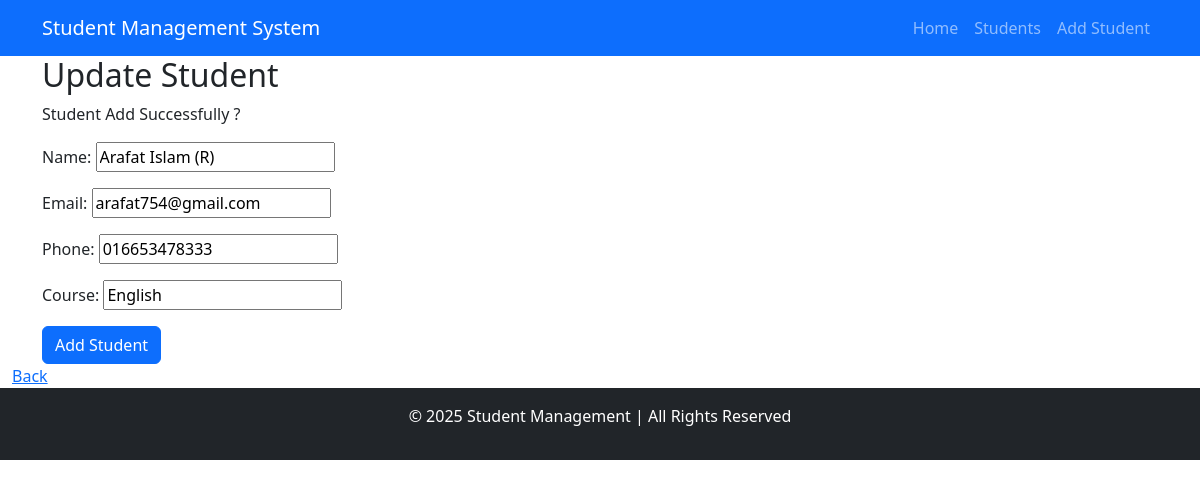
The app's page /update/2/ with its own data.
### student/models.py (models this page shows, shortened)
class Student(models.Model):
    name = models.CharField(max_length=100)
    email = models.EmailField(unique=True)
    phone = models.CharField(max_length=15)
    course = models.CharField(max_length=100)

### student/views.py (the view)
# urls.py: path('update/<int:pk>/', student_update, name='student_update'),
def student_update(request, pk):
    student = Student.objects.get(id=pk)
    if request.method == 'POST':
        form = StudentForm(request.POST, instance=student)
        if form.is_valid():
            form.save()
            messages.success(request, "Student updated successfully!")
            return redirect('student_list')
    else:
        form = StudentForm(instance=student)
    return render(request, 'student_form.html', {'form': form})

### student/forms.py
class StudentForm(forms.ModelForm):
    class Meta:
        model = Student
        fields = ['name', 'email', 'phone', 'course']

### student/templates/student_form.html (shortened to what this page needs)
{% extends 'base.html' %}
{% block content %}
    <h2 class="container">{% if form.instance.pk %}Update{% else %}Register{% endif %} Student</h2>
    <p class="container">Student Add Successfully {{ student.name }}?</p>
    <form class="container" method="POST">
        {{ form.as_p }}
        <button type="submit" class="btn btn-primary">Add Student</button>
    </form>
    <a class="container" href="{% url 'student_list' %}">Back</a>
{% endblock %}

### records on screen
Student: name "Arafat Islam (R)", email "arafat754@gmail.com", phone "016653478333", course "English"
